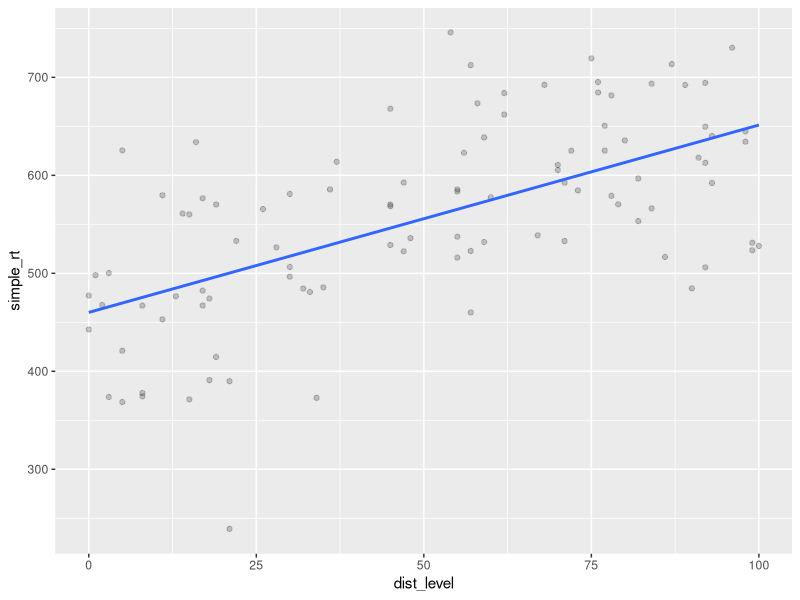
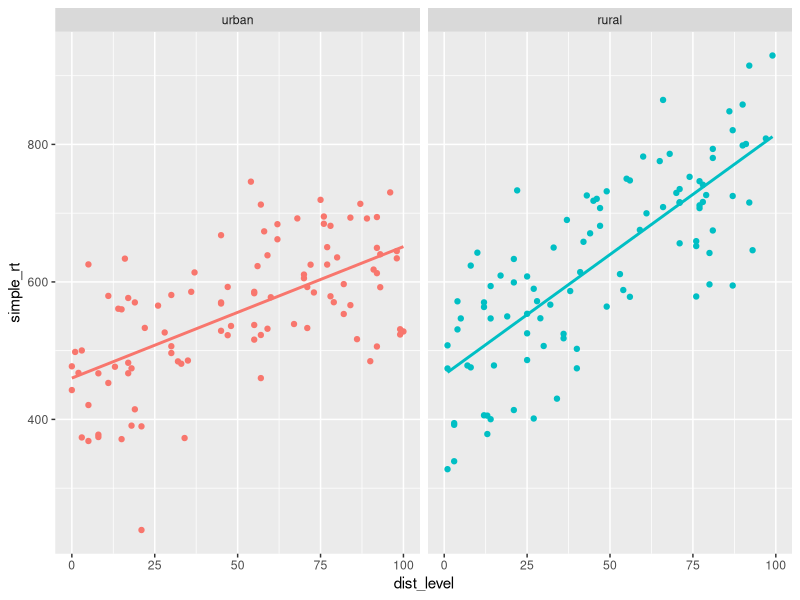

Generate these figures, in order, with R:
## ---- chunk 1
knitr::opts_chunk$set(echo = TRUE)

# Set seed
set.seed(123)  # For reproducibility

# load packages
library(lme4)
library(tidyverse)
library(MASS)

## ---- chunk 2
set.seed(1031)

n_subj <- 100L  # simulate data for 100 subjects
b0_urban <- 450 # y-intercept
b1_urban <- 2   # slope

# decomposition table
urban <- tibble(
  subj_id = 1:n_subj,
  group = "urban",
  b0 = 450,
  b1 = 2,
  dist_level = sample(0:n_subj, n_subj, replace = TRUE),
  err = rnorm(n_subj, mean = 0, sd = 80),
  simple_rt = b0 + b1 * dist_level + err)

urban

## ---- chunk 3

ggplot(urban, aes(dist_level, simple_rt)) + 
  geom_point(alpha = .2) +
  geom_smooth(method = "lm", se = FALSE)

## ---- chunk 4

b0_rural <- 500
b1_rural <- 3

rural <- tibble(
  subj_id = 1:n_subj + n_subj,
  group = "rural",
  b0 = b0_rural,
  b1 = b1_rural,
  dist_level = sample(0:n_subj, n_subj, replace = TRUE),
  err = rnorm(n_subj, mean = 0, sd = 80),
  simple_rt = b0 + b1 * dist_level + err)

## ---- chunk 5

all_data <- 
  bind_rows(urban, rural)

ggplot(all_data %>% mutate(group = fct_relevel(group, "urban")), 
       aes(dist_level, simple_rt, colour = group)) +
  geom_point() +
  geom_smooth(method = "lm", se = FALSE) +
  facet_wrap(~ group) + 
  theme(legend.position = "none")

## ---- chunk 6

## create your own numeric predictors
## make an example table
dat <- tibble(Y = rnorm(12),
             A = rep(paste0("A", 1:3), each = 4))

## ---- chunk 7

## examples of three level factors
## treatment coding
dat_treat <- dat %>%
  mutate(A2v1 = if_else(A == "A2", 1L, 0L),
     A3v1 = if_else(A == "A3", 1L, 0L))

dat_treat

## ---- chunk 8

## sum coding
dat_sum <- dat %>%
  mutate(A2v1 = case_when(A == "A1" ~ -1L, # baseline
                          A == "A2" ~ 1L,  # target
                          TRUE      ~ 0L), # anything else
         A3v1 = case_when(A == "A1" ~ -1L, # baseline
                          A == "A3" ~  1L, # target
                          TRUE      ~ 0L)) # anything else

dat_sum

## ---- chunk 9

## deviation coding
## baseline A1
dat_dev <- dat %>%
  mutate(A2v1 = if_else(A == "A2", 2/3, -1/3), # target A2
         A3v1 = if_else(A == "A3", 2/3, -1/3)) # target A3

dat_dev

